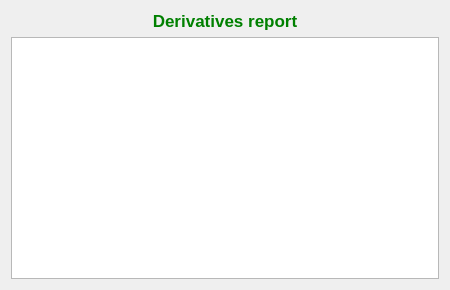
<?xml version="1.0" encoding="UTF-8"?>
<ui version="4.0">
 <class>wdgDerivativesReport</class>
 <widget class="QWidget" name="wdgDerivativesReport">
  <property name="modal" stdset="0">
   <bool>false</bool>
  </property>
  <property name="geometry">
   <rect>
    <x>0</x>
    <y>0</y>
    <width>450</width>
    <height>290</height>
   </rect>
  </property>
  <layout class="QHBoxLayout" name="_2">
   <item>
    <layout class="QVBoxLayout" name="verticalLayout">
     <item>
      <widget class="QLabel" name="lblTitulo">
       <property name="font">
        <font>
         <pointsize>13</pointsize>
         <weight>75</weight>
         <bold>true</bold>
        </font>
       </property>
       <property name="styleSheet">
        <string notr="true">color: rgb(0, 128, 0);</string>
       </property>
       <property name="text">
        <string>Derivatives report</string>
       </property>
       <property name="alignment">
        <set>Qt::AlignCenter</set>
       </property>
      </widget>
     </item>
     <item>
      <widget class="QTextBrowser" name="textBrowser">
       <property name="openExternalLinks">
        <bool>true</bool>
       </property>
      </widget>
     </item>
    </layout>
   </item>
  </layout>
 </widget>
 <resources>
  <include location="../images/xulpymoney.qrc"/>
 </resources>
 <connections/>
</ui>
